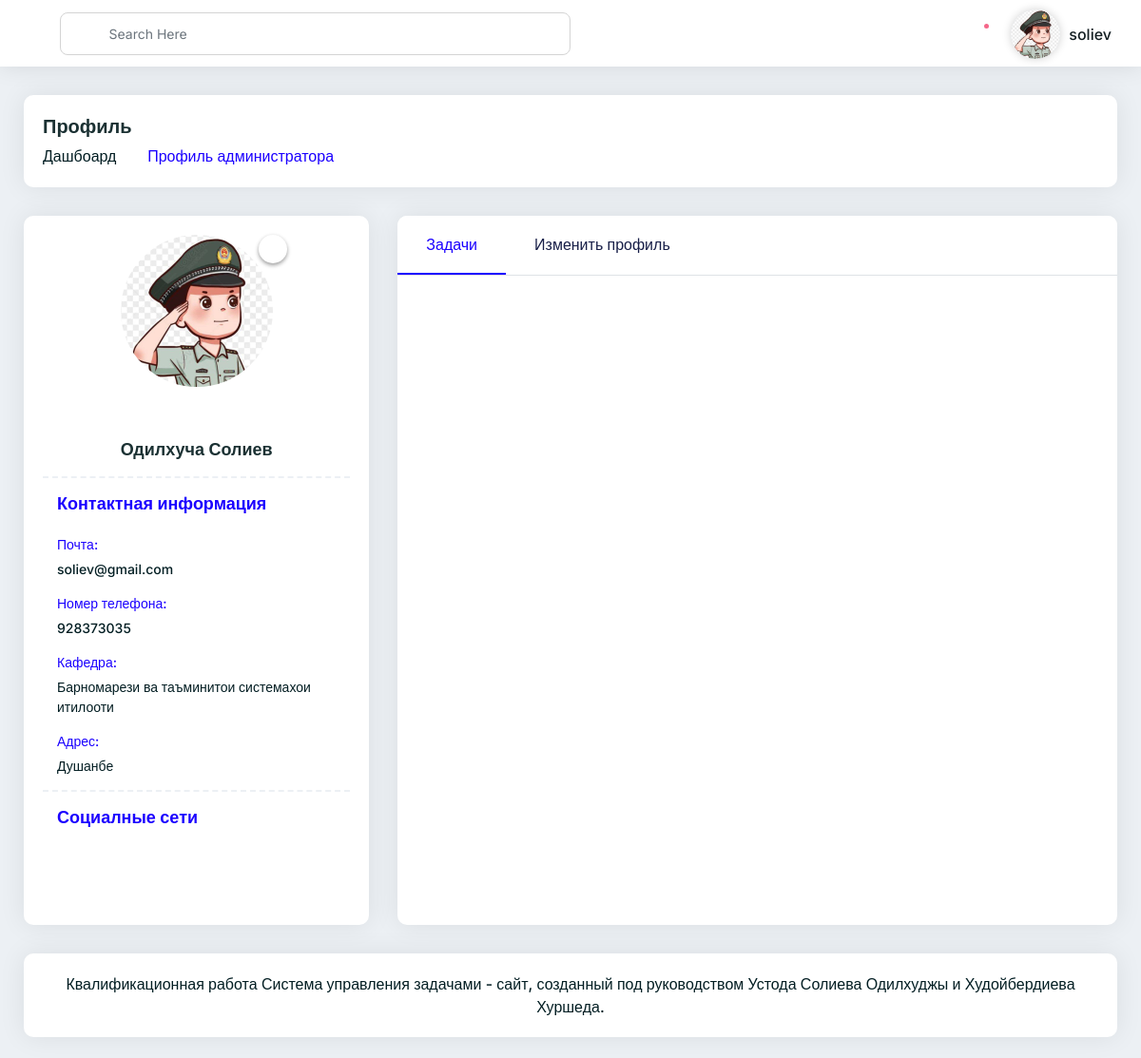
Page /main-employee/profile/ (signed in) on the committed database.
### authentication/models.py (models this page shows, shortened)
class CustomUser(AbstractUser):
    is_employee = models.BooleanField(default=False, verbose_name='Является сотрудником')
    is_manager = models.BooleanField(default=False, verbose_name='Является менеджером')
    departament = models.CharField(default="Unknown", max_length=255, verbose_name='Отдел')
    request_date = models.DateTimeField(auto_now_add=True, verbose_name='Дата запроса')
    phone = models.CharField(max_length=255, default='Unknown', help_text='+992---', verbose_name='Телефон')
    address = models.CharField(max_length=255, default='Unknown', help_text='address', verbose_name='Адрес')
    image = models.ImageField(upload_to="users/%Y/%m/%d", blank=True, null=True, verbose_name='Изображение')
    rate = models.IntegerField(default=0, verbose_name='Рейтинг')
    class Meta:
        verbose_name = 'Пользователь'
        verbose_name_plural = 'Пользователи'

### authentication/views.py (the view)
# urls.py: path('main-employee/profile/', views.employee_profile, name='employee-profile'),
@login_required
def employee_profile(request):
    user = request.user
    if request.method == 'POST':
        form = ProfileForm(request.POST, request.FILES, instance=request.user)
        if form.is_valid():
            user = form.save(commit=False)
            new_image = request.FILES.get('image')
            if new_image:
                user.image = new_image
            user.save()
            return redirect('authenticate:employee-profile')
    else:
        form = ProfileForm(instance=user)
    tasks = ManagerCalculation.count_dryness(request=request)
    assigned_employee = ManagerCalculation.manager_projects(request=request)
    context = {
        'form': form,
        'employee_profile': True,
        'tasks': tasks['tasks'],
    }
    return render(request, 'management/employee/employee-profile.html', context)

### authentication/forms.py
class ProfileForm(forms.ModelForm):
    image = forms.ImageField(required=False, label='Изображение')
    class Meta:
        model = CustomUser
        fields = ['first_name', 'last_name', 'email', 'departament', 'address', 'phone']

### management/businesslog/manager.py (called while the page is built)
    @staticmethod
    def manager_projects(request):
        projects = Project.objects.filter(assigned_to=request.user, approved_by_admin=True)
        tasks = Task.objects.filter(project__assigned_to=request.user)
        tasks_conts = tasks.count()
        employees_table = CustomUser.objects.filter(assigned_tasks__in=tasks, is_employee=True).distinct()
        context = {
            'manager_projects': projects,
            'manager_employees': employees_table,
            'task_assigned': tasks,
        }
        return context

    @staticmethod
    def count_dryness(request):
        tasks = Task.objects.filter(project__assigned_to=request.user)
        employees = CustomUser.objects.filter(assigned_tasks__in=tasks, is_employee=True)
        employees_count = CustomUser.objects.filter(assigned_tasks__in=tasks, is_employee=True).distinct().count()
        projects = Project.objects.filter(assigned_to=request.user)
        managers_count = CustomUser.objects.filter(registration_request__approved=True, is_manager=True).count()
        projects_count = projects.count()
        tasks_count = tasks.count()
        projects_approved = projects
        context = {
            'employees_count': employees_count,
            'managers_count': managers_count,
            'project_count': projects_count,
            'tasks_count': tasks_count,
            'tasks': tasks,
        }
        return context

### management/templates/management/employee/employee-profile.html (shortened to what this page needs)
{% extends 'management/base/base.html' %}
{% load i18n %}
{% load static %}
{% block content %}
    {% include 'management/includes/navbars.html' %}
    <div class="main-container">
        <div class="pd-ltr-20 xs-pd-20-10">
            <div class="min-height-200px">
                <div class="page-header">
                    <div class="row">
                        <div class="col-md-12 col-sm-12">
                            <div class="title">
                                <h4>Профиль</h4>
                            </div>
                            <nav aria-label="breadcrumb" role="navigation">
                                <ol class="breadcrumb">
                                    <li class="breadcrumb-item">
                                        <a href="#">Дашбоард</a>
                                    </li>
                                    <li class="breadcrumb-item active" aria-current="page">
                                        Профиль администратора
                                    </li>
                                </ol>
                            </nav>
                        </div>
                    </div>
                </div>
                <div class="row">
                    <div class="col-xl-4 col-lg-4 col-md-4 col-sm-12 mb-30">
                        <div class="pd-20 card-box height-100-p">
                            <div class="profile-photo">
                                <a
                                        href="modal"
                                        data-toggle="modal"
                                        data-target="#modal"
                                        class="edit-avatar"
                                ><i class="fa fa-pencil"></i></a>
                                <img
                                        src="{% if user.image %}{{ user.image.url }}{% endif %}"
                                        alt="avatar"
                                        class="avatar-photo"/>
                            </div>
                            <h5 class="text-center h5 mb-0">
                                <br>
                            </h5>
                            <p class="text-center text-muted font-14">
                            <h5 class="text-center h5 mb-0">
                                {% if user.first_name %}{{ user.first_name }} {{ user.last_name }}{% endif %}
                            </h5>
                            </p>
                            <div class="profile-info">
                                <h5 class="mb-20 h5 text-blue">Контактная информация</h5>
                                <ul>
                                    <li>
                                        <span>Почта:</span>
                                        {% if user.email %}{{ user.email }}{% endif %}
                                    </li>
                                    <li>
                                        <span>Номер телефона:</span>
                                        {% if user.phone %}{{ user.phone }}{% endif %}
                                    </li>
                                    <li>
                                        <span>Кафедра:</span>
                                        {% if user.departament %}{{ user.departament }}{% endif %}
                                    </li>
                                    <li>
                                        <span>Адрес:</span>
                                        {% if user.address %}{{ user.address }}{% endif %}
                                    </li>
                                </ul>
                            </div>
                            <div class="profile-social">
                                <h5 class="mb-20 h5 text-blue">Социалные сети</h5>
                                <ul class="clearfix">
                                    <li>
                                        <a
                                                href="#"
                                                class="btn"
                                                data-bgcolor="#229ED9"
                                                data-color="#ffffff"
                                        ><i class="fa fa-telegram"></i
                                        >
                                        </a>
                                    </li>
                                </ul>
                            </div>
                        </div>
                    </div>
                    {% include 'management/admin/admin-modal-profile.html' %}
                </div>
            </div>
            <div class="footer-wrap pd-20 mb-20 card-box">
                Квалификационная работа
                Система управления задачами
                - сайт, созданный под руководством Устода Солиева Одилхуджы и Худойбердиева Хуршеда.
            </div>
        </div>
    </div>
{% endblock %}

### management/templates/management/includes/navbars.html (shortened to what this page needs)
{% load static %}
<div class="header">
    <div class="header-left">
        <div class="menu-icon bi bi-list"></div>
        <div class="header-search">
            <form>
                <div class="form-group mb-0">
                    <i class="dw dw-search2 search-icon"></i>
                    <input
                            type="text"
                            class="form-control search-input"
                            placeholder="Search Here"
                    />
                    <div class="dropdown">
                        <a
                                class="dropdown-toggle no-arrow"
                                href="#"
                                role="button"
                                data-toggle="dropdown"
                        >
                            <i class="ion-arrow-down-c"></i>
                        </a>
                    </div>
                </div>
            </form>
        </div>
    </div>
    <div class="header-right">
        <div class="user-notification">
            <div class="dropdown">
                <a
                        class="dropdown-toggle no-arrow"
                        href="#"
                        role="button"
                        data-toggle="dropdown">
                    <i class="icon-copy dw dw-notification"></i>
                    <span class="badge notification-active"></span>
                </a>
            </div>
        </div>
        <div class="user-info-dropdown">
            <div class="dropdown">
                <a
                        class="dropdown-toggle"
                        href="#"
                        role="button"
                        data-toggle="dropdown">
							<span class="user-icon" style="">
								<img style="" src="{% if user.image %}{{ user.image.url }}{% endif %}" alt=""/>
							</span>
                    <span class="user-name">{{ user.username }}</span>
                </a>
            </div>
        </div>
    </div>
</div>

### rows in the picture
CustomUser: image (picture), username "soliev", first_name "Одилхуча", last_name "Солиев", email "soliev@gmail.com", phone "928373035", departament "Барномарези ва таъминитои системахои итилооти", address "Душанбе"
